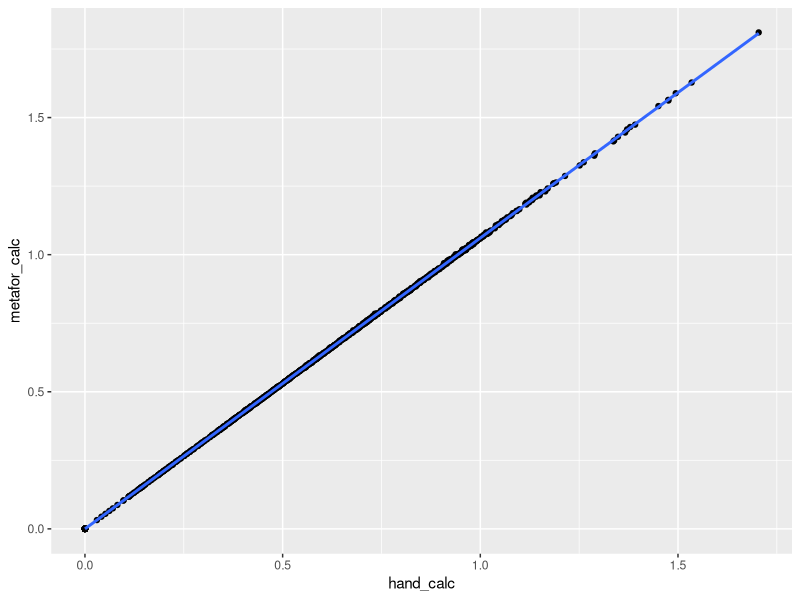
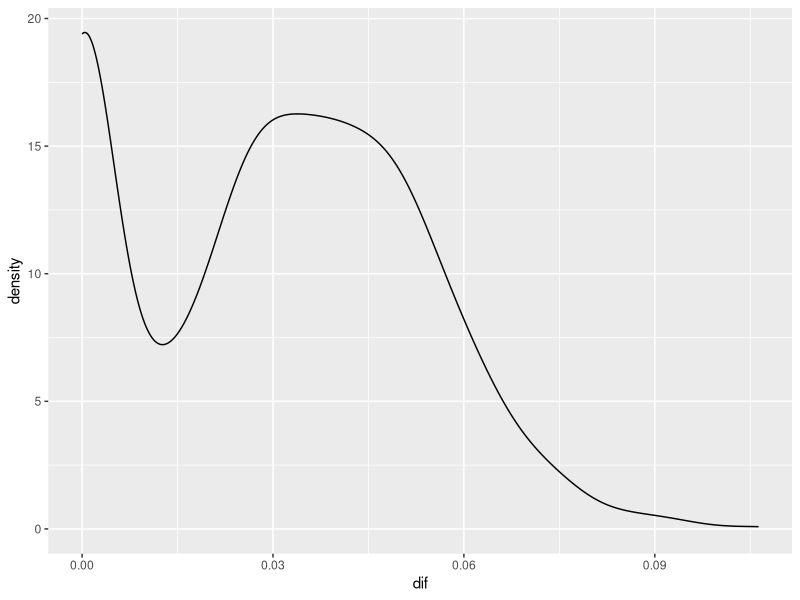
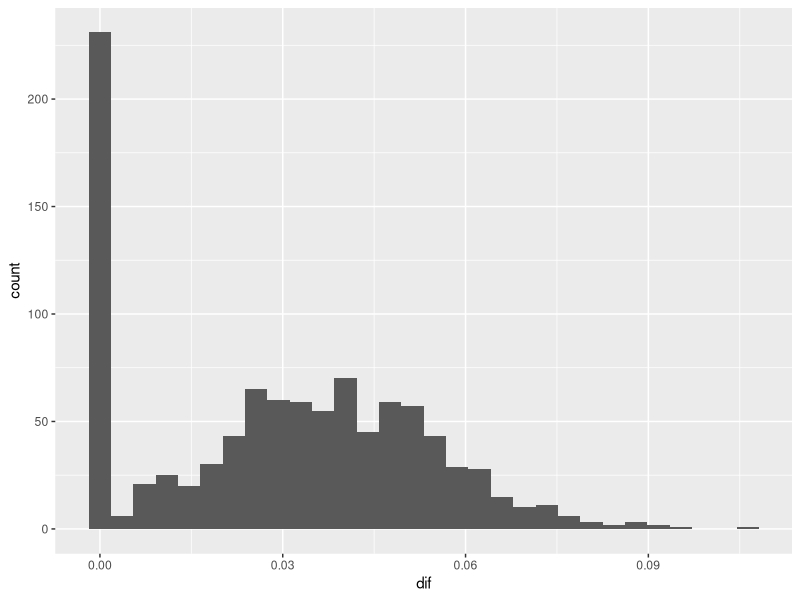
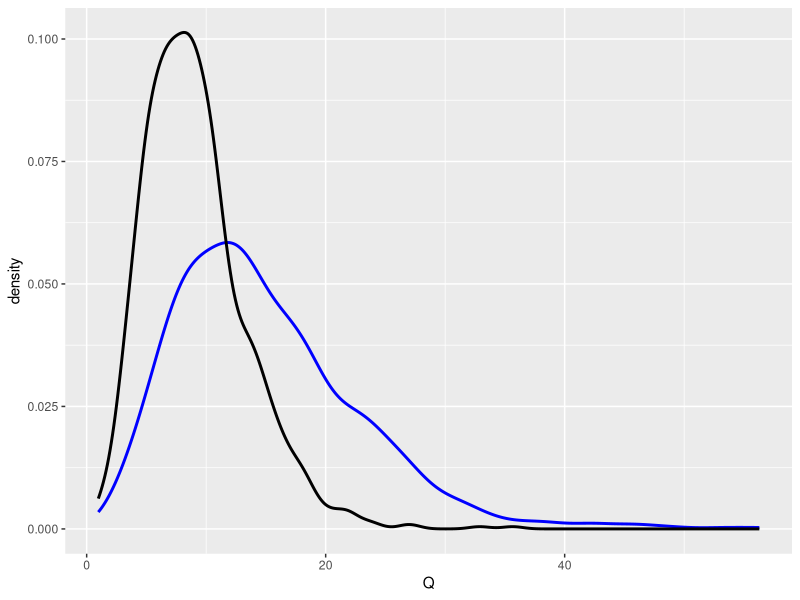
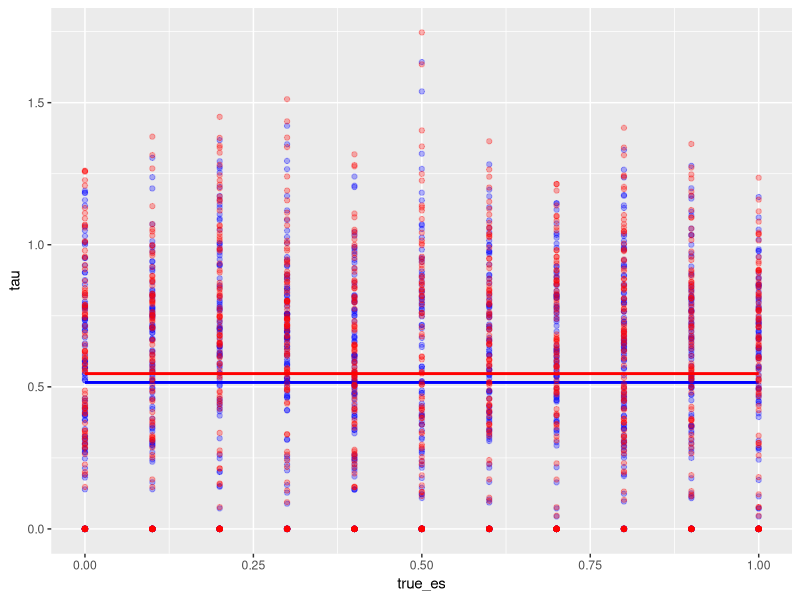

These charts were generated, in order, by the following R code:
## ---- chunk 1
population <- c(2,5,1,5,7,3,7,1)
## ---- chunk 2
pop_var <- (sum((mean(population)-population)^2))/(length(population))
pop_var
## ---- chunk 3
set.seed(6539)
our_sample <- sample(population, 5, replace = F)
## ---- chunk 4
(sum((mean(our_sample)-our_sample)^2))/(length(our_sample)-1)
## ---- chunk 5
new_population <- rnorm(mean = mean(population), 
                        sd   = sqrt(pop_var),
                        n    = 1e5)
mean(population)
## ---- chunk 6
new_sample <- sample(new_population, size = 30, replace = F)
mean(new_sample)
## ---- chunk 7
sd(new_sample)/sqrt(length(new_sample))
## ---- chunk 8
new_pop_var <- (sum((mean(new_population)-new_population)^2))/(length(new_population))
new_pop_var
## ---- chunk 9
var(new_sample)
## ---- chunk 10
set.seed(675)
big_sample <- sample(new_population, size = 100, replace = F)

mean(big_sample)
mean(new_population)
## ---- chunk 11
var(big_sample)
new_pop_var

sd(big_sample)
sqrt(new_pop_var)
## ---- chunk 12
set.seed(673)
k_studies <- 10

es <- rnorm(k_studies, 1, 1)
sigma <- runif(k_studies, .3, 1)
## ---- chunk 13
weights <- 1/sigma
## ---- chunk 14
pooled_effect <- sum(weights*es)/sum(weights)
## ---- chunk 15
Q <- sum(weights * (es - pooled_effect)^2)
tau <- (Q - (k_studies-1))/sum(weights)

tau <- sqrt((Q - (k_studies-1))/sum(weights))
tau_denom <-sum(weights) - ((sum(weights^2)) / sum(weights))
tau_higgins <- (Q - (k_studies-1))/tau_denom

## ---- chunk 16
library(metafor)

tau_2 <- rma.uni(yi = es, vi = sigma, method = 'DL',
                 weights = weights)

sqrt(tau_2$tau2)
## ---- chunk 17
tau_data <- data.frame(hand_calc = NA, metafor_calc = NA, 
                       hand_q = NA, meta_q = NA )

set.seed(679)
k_studies <- 10
true_es <- .5
sigma <- runif(k_studies, .3, 1)
nsim <- 1000

for (i in 1:nsim) {
  es <- rnorm(k_studies, true_es, 1)
  sigma <- runif(k_studies, .3, 1)
  weights <- 1/sigma
  pooled_effect <- sum(weights*es)/sum(weights)
  hand_q <- sum(weights * (es - pooled_effect)^2)
    
  hand_calc <- sqrt((hand_q - (k_studies-1))/sum(weights))
    
  tau_2 <- rma.uni(yi = es, vi = sigma, method = 'DL',
                 weights = weights)
  metafor_calc <- sqrt(tau_2$tau2)
  meta_q <- tau_2$QE

  tau_data[i,] <- c(hand_calc, metafor_calc, hand_q, meta_q)
  
}

## ---- chunk 18
library(tidyverse)
tau_data$hand_calc[is.nan(tau_data$hand_calc)] <- 0

tau_data %>% 
  ggplot(aes(x = hand_calc, y = metafor_calc))+
  geom_point()+
  geom_smooth()

dif <- tau_data$metafor_calc- tau_data$hand_calc

ggplot()+
  geom_density(aes(dif))


ggplot()+
  geom_histogram(aes(dif), bins = 30)

mean(dif)
## ---- chunk 19
set.seed(92895)
chi2 <- rchisq(1000, 9)
ggplot()+
  geom_density(aes(tau_data$meta_q), col = 'blue', size = 1)+
  geom_density(aes(chi2), size = 1)+
  xlab(label = 'Q')
## ---- chunk 20
tau_data_2 <- data.frame(hand_calc = NA, metafor_calc = NA,
                         true_es=NA)


set.seed(666)
es_range <- seq(0, 1, 0.1)
nsim <- 100
k_studies <- 10

for (i in 1:length(es_range)) {
  for (j in 1:nsim) {
    
    true_es <- es_range[i]
    es <- rnorm(k_studies, es_range[i], 1)
    sigma <- runif(k_studies, .3, 1)
    weights <- 1/sigma
    pooled_effect <- sum(weights*es)/sum(weights)
    Q <- sum(weights * (es - pooled_effect)^2)
    
    hand_calc <- sqrt((Q - (k_studies-1))/sum(weights))
    
    tau_2 <- rma.uni(yi = es, vi = sigma, method = 'DL',
                 weights = weights)
    metafor_calc <- sqrt(tau_2$tau2)

    
    index <- (i - 1) * nsim + j
    tau_data_2[index, ] <- c(hand_calc, metafor_calc, true_es)
  }
  
}
## ---- chunk 21
tau_data_2$hand_calc[is.nan(tau_data_2$hand_calc)] <- 0

tau_data_2 %>% 
  ggplot()+
  geom_smooth(aes(x = true_es, y = hand_calc), 
              col = 'blue', se = F)+
  geom_point(aes(x = true_es, y = hand_calc),
             col = 'blue', alpha = .3)+
  geom_smooth(aes(x = true_es, y = metafor_calc),
              col = 'red', se = F)+
  geom_point(aes(x = true_es, y = metafor_calc),
             col = 'red', alpha = .3)+
  ylab(label = 'tau')
## ---- chunk 22
set.seed(834)
k_studies <- 10

es <- rnorm(k_studies, 1, 1)
sigma <- runif(k_studies, .3, 1)
